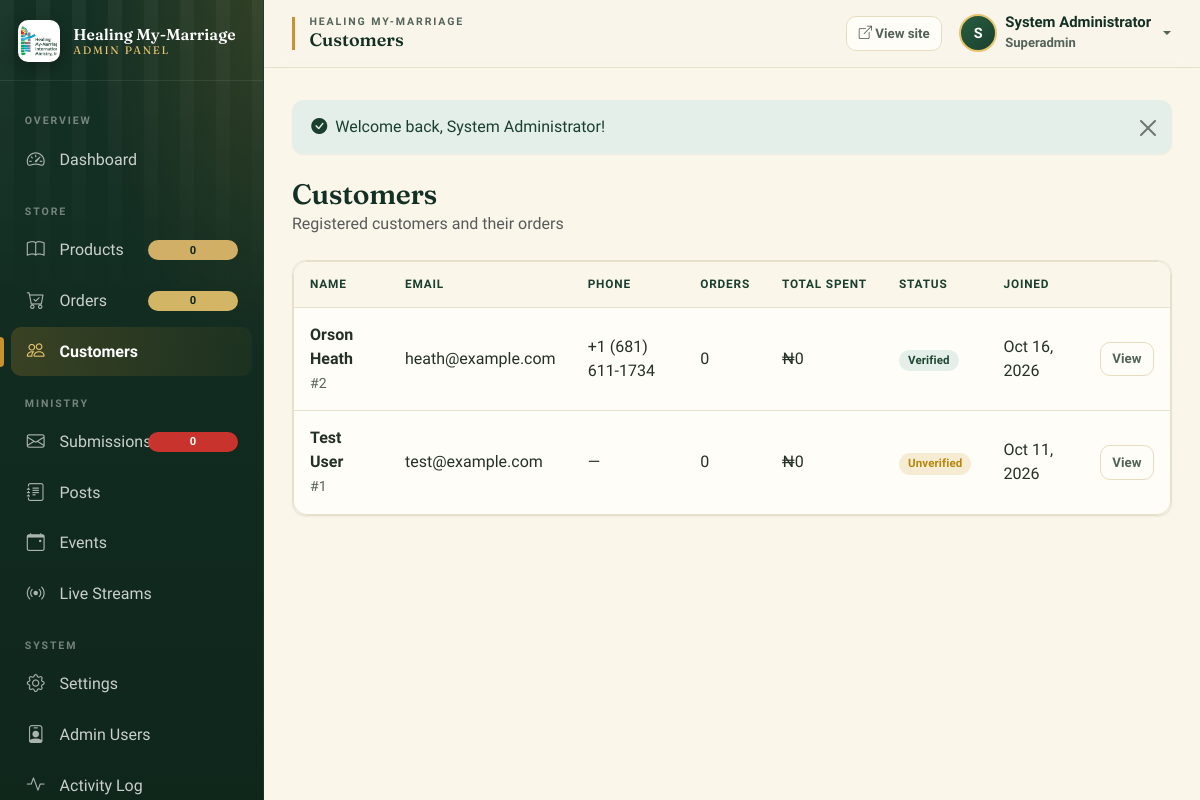
The app's page /admin/users.php (signed in) with its own data.
### tables this page shows
CREATE TABLE `users` (
  `id` int(10) UNSIGNED NOT NULL,
  `email` varchar(150) NOT NULL,
  `password_hash` varchar(255) NOT NULL,
  `full_name` varchar(100) NOT NULL,
  `phone` varchar(30) DEFAULT '',
  `address` text DEFAULT '',
  `is_verified` tinyint(1) DEFAULT 0,
  `verification_token` varchar(64) DEFAULT NULL,
  `reset_token` varchar(64) DEFAULT NULL,
  `reset_token_expires` datetime DEFAULT NULL,
  `last_login` datetime DEFAULT NULL,
  `is_active` tinyint(1) DEFAULT 1,
  `created_at` datetime DEFAULT current_timestamp(),
  `updated_at` datetime DEFAULT current_timestamp() ON UPDATE current_timestamp()
);

### admin/users.php (the view, shortened to what the rows shown need)
<?php
require_once __DIR__ . '/includes/header.php';
$action = $_GET['action'] ?? 'list';
$userId = isset($_GET['id']) ? (int)$_GET['id'] : 0;
$users = Database::fetchAll("
    SELECT u.*,
           (SELECT COUNT(*) FROM orders WHERE user_id = u.id) as order_count,
           (SELECT SUM(total) FROM orders WHERE user_id = u.id AND status IN ('paid','completed')) as total_spent
    FROM users u
    WHERE u.is_active = 1
    ORDER BY u.created_at DESC
    LIMIT 200
");
?>
<div class="d-flex justify-content-between align-items-center mb-4">
    <div>
        <h2 class="h3 mb-0">Customers</h2>
    </div>
</div>
<?php if ($action === 'view' && $userId): ?>
<div class="row g-4">
    <div class="col-lg-4">
        <div class="card">
            <div class="card-body text-center">
                <div class="avatar-circle mx-auto mb-3" style="width: 80px; height: 80px; font-size: 2rem;"><?= h(strtoupper($user['full_name'][0])) ?></div>
                <h4><?= h($user['full_name']) ?></h4>
                <p class="text-muted mb-1"><?= h($user['email']) ?></p>
                <?php if ($user['phone']): ?><p class="text-muted mb-3"><?= h($user['phone']) ?></p><?php endif; ?>
                <div class="d-flex justify-content-center gap-2 mb-3">
                    <span class="badge bg-<?= $user['is_verified'] ? 'success' : 'warning' ?>"><?= $user['is_verified'] ? 'Verified' : 'Unverified' ?></span>
                    <span class="badge bg-<?= $user['is_active'] ? 'success' : 'secondary' ?>"><?= $user['is_active'] ? 'Active' : 'Inactive' ?></span>
                </div>
                <small class="text-muted">Joined: <?= fmt_date($user['created_at'], 'M j, Y') ?></small>
            </div>
        </div>
        <div class="card mt-3">
            <div class="card-header"><h6 class="mb-0">Stats</h6></div>
            <div class="card-body">
                <p class="mb-1"><strong>Orders:</strong> <?= (int)$user['order_count'] ?></p>
                <p class="mb-0"><strong>Total Spent:</strong> <?= money((int)($user['total_spent'] ?? 0)) ?></p>
            </div>
        </div>
    </div>
    <div class="col-lg-8">
        <div class="card">
            <div class="card-header d-flex justify-content-between align-items-center">
                <h5 class="mb-0">Order History</h5>
            </div>
            <div class="card-body p-0">
                <?php if ($orders): ?>
                <div class="table-responsive">
                    <table class="table table-hover mb-0">
                        <thead><tr><th>Reference</th><th>Date</th><th>Status</th><th>Total</th><th></th></tr></thead>
                        <tbody>
                            <?php foreach ($orders as $o): ?>
                            <tr>
                                <td><code><?= h($o['order_ref']) ?></code></td>
                                <td><?= fmt_date($o['created_at'], 'M j, Y') ?></td>
                                <td><span class="badge bg-<?= $o['status'] === 'pending' ? 'pending' : ($o['status'] === 'paid' ? 'paid' : 'completed') ?>"><?= ucfirst($o['status']) ?></span></td>
                                <td><?= money($o['total']) ?></td>
                                <td><a href="<?= h(url('admin/orders.php?view=' . $o['id'])) ?>" class="btn btn-sm btn-outline-secondary">View</a></td>
                            </tr>
                            <?php endforeach; ?>
                        </tbody>
                    </table>
                </div>
                <?php else: ?>
                <div class="empty-state p-4"><i class="bi bi-cart"></i><h6>No orders yet</h6></div>
                <?php endif; ?>
            </div>
        </div>
    </div>
</div>
<?php else: ?>
<div class="card">
    <div class="card-body p-0">
        <?php if ($users): ?>
        <div class="table-responsive">
            <table class="table table-hover mb-0">
                <thead>
                    <tr>
                        <th>Name</th>
                        <th>Email</th>
                        <th>Phone</th>
                        <th>Orders</th>
                        <th>Total Spent</th>
                        <th>Status</th>
                        <th>Joined</th>
                        <th></th>
                    </tr>
                </thead>
                <tbody>
                    <?php foreach ($users as $u): ?>
                    <tr>
                        <td>
                            <strong><?= h($u['full_name']) ?></strong>
                            <br><small class="text-muted">#<?= $u['id'] ?></small>
                        </td>
                        <td><?= h($u['email']) ?></td>
                        <td><?= h($u['phone'] ?: '—') ?></td>
                        <td><?= (int)$u['order_count'] ?></td>
                        <td><?= money((int)($u['total_spent'] ?? 0)) ?></td>
                        <td>
                            <span class="badge bg-<?= $u['is_verified'] ? 'success' : 'warning' ?>"><?= $u['is_verified'] ? 'Verified' : 'Unverified' ?></span>
                        </td>
                        <td><?= fmt_date($u['created_at'], 'M j, Y') ?></td>
                        <td>
                            <a href="<?= h(url('admin/users.php?action=view&id=' . $u['id'])) ?>" class="btn btn-sm btn-outline-secondary">View</a>
                        </td>
                    </tr>
                    <?php endforeach; ?>
                </tbody>
            </table>
        </div>
        <?php else: ?>
        <div class="empty-state p-5"><i class="bi bi-people"></i><h5>No customers yet</h5><p class="mb-0">Customers will appear after they register or place orders.</p></div>
        <?php endif; ?>
    </div>
</div>
<?php endif; ?>
<?php require_once __DIR__ . '/includes/footer.php'; ?>

### admin/includes/header.php (shortened to what the rows shown need)
<?php
require_once __DIR__ . '/../../includes/auth.php';
require_once __DIR__ . '/../../includes/db.php';
$admin = admin_user();
?>
<!doctype html>
<html lang="en">
<head>
<link href="<?= h(asset('vendor/bootstrap/bootstrap.min.css')) ?>" rel="stylesheet">
<link href="<?= h(asset('vendor/bootstrap-icons/bootstrap-icons.min.css')) ?>" rel="stylesheet">
<link href="<?= h(asset('admin/css/admin.css')) ?>" rel="stylesheet">
</head>
<body>
<div class="admin-wrapper">
    <div class="admin-main">
        <header class="admin-topbar">
            <div class="d-flex align-items-center justify-content-between w-100 gap-3">
                <div class="d-flex align-items-center gap-2 gap-md-3">
                    <div class="dropdown">
                        <button class="btn btn-link p-0 d-flex align-items-center gap-2 dropdown-toggle text-decoration-none" type="button" data-bs-toggle="dropdown" aria-expanded="false">
                            <span class="avatar-circle"><?= h(strtoupper($admin['full_name'][0])) ?></span>
                            <span class="d-none d-md-inline text-start">
                                <span style="display:block; line-height:1.1; font-weight:600; color:var(--forest-900);"><?= h($admin['full_name']) ?></span>
                                <small style="color:var(--muted); text-transform:capitalize;"><?= h($admin['role']) ?></small>
                            </span>
                        </button>
                    </div>
                </div>
            </div>
        </header>
        <main class="admin-content">

### records on screen
users: full_name "Orson Heath", id "2", email "heath@example.com", phone "+1 (681) 611-1734", order_count "0", total_spent "₦0", is_verified "Verified", created_at "Oct 16, 2026"
users: full_name "Test User", id "1", email "test@example.com", phone "—", order_count "0", total_spent "₦0", is_verified "Unverified", created_at "Oct 11, 2026"

### other values on screen
$siteName "Healing My-Marriage"
$siteName "HEALING MY-MARRIAGE"
$page_title "Customers"
$admin['full_name'][0] "S"
$admin['full_name'] "System Administrator"
$admin['role'] "Superadmin"
$flash['message'] "Welcome back, System Administrator!"
